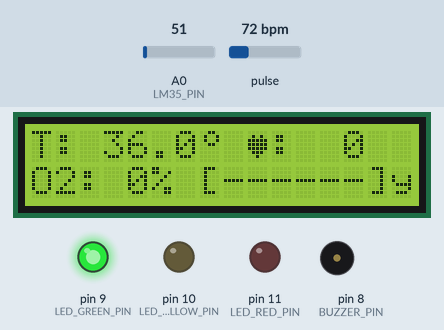
Simulated run of this sketch. Board: Arduino Uno, built with avr-gcc and run on an emulated ATmega328P. Parts: 16×2 character LCD, output pins drawn as LEDs (lit = HIGH), buzzer (waves = sounding). The test bench sets the inputs (shaded band); at power-on: pulse 72 bpm, A0 (LM35_PIN) = 51. What the sketch prints to the serial monitor is not drawn.

Above: at 2.9 s.
3.5 s: pulse set to 130 bpm
At 6.3 s:
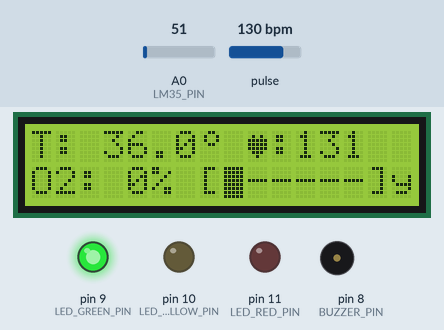
6.5 s: A0 (LM35_PIN) set to 61
At 8.17 s:
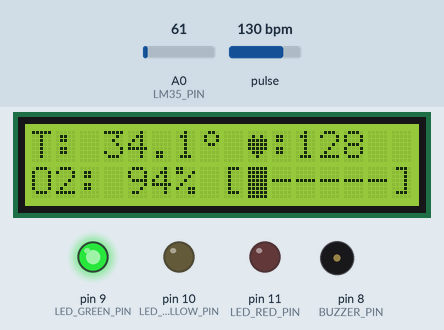
9.5 s: pulse set to 42 bpm
At 11.3 s:
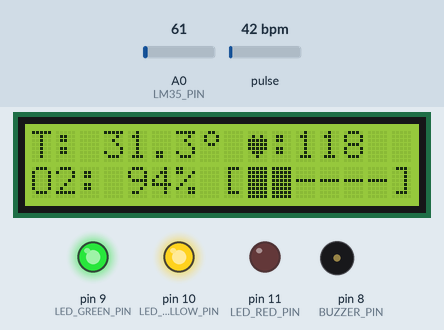
12.5 s: A0 (LM35_PIN) set to 30
At 13.9 s:
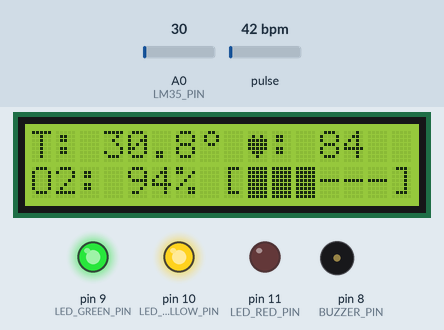
15.5 s: pulse set to 70 bpm
At 17.6 s:
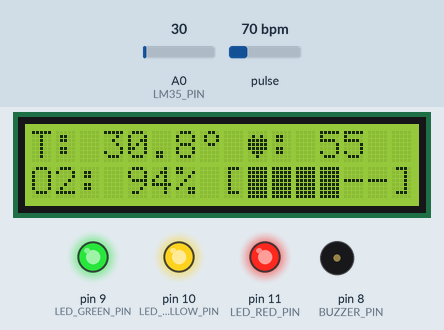
18.5 s: A0 (LM35_PIN) set to 71
At 23.1 s:
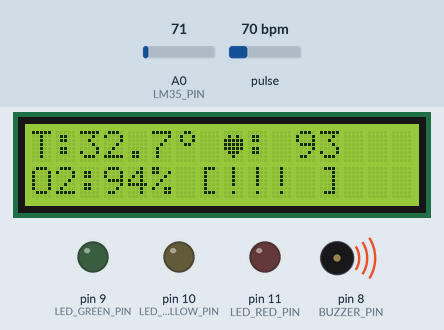
Timing chart, 0 to 24.9 s (numbered marks = the images above; inputs shaded):
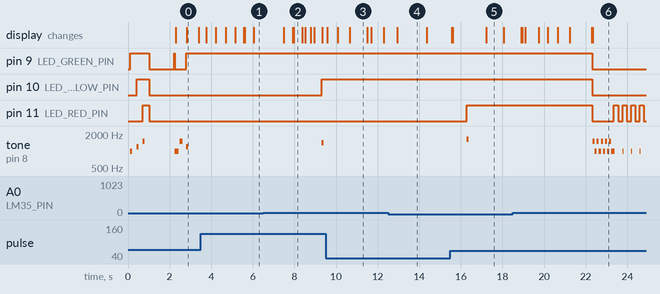

The sketch:

MAX30102_UPDATE.ino
```cpp
/*
 * ============================================
 *    HỆ THỐNG ĐO SỨC KHỎE IoT - NHÓM 5
 *    CÁC THÀNH VIÊN:  ĐỖ HOÀN THÀNH
 *                     NGUYỄN ĐỖ ĐÌNH ANH
                       NGUYỄN HOÀI NAM
 * ============================================
 *
 * CHỨC NĂNG:
 * 1. Cơ bản:
 *    - Đọc nhiệt độ LM35
 *    - Đọc nhịp tim và SpO2 từ MAX30102
 *    - Hiển thị lên LCD 16x2
 *    - Cảnh báo bất thường bằng đèn LED và còi
 *
 * 2. Nâng cao:
 *    - Gửi dữ liệu qua UART để lưu file
 *    - Tự động đo 20 giây khi đặt ngón tay
 *    - Tính trung bình sau khi đo xong
 *    - 3 đèn LED hiển thị tiến trình và kết quả
 *
 * SƠ ĐỒ KẾT NỐI:
 *    LM35:      VCC->5V, OUT->A0, GND->GND
 *    MAX30102:  VIN->3.3V, GND->GND, SDA->A4, SCL->A5
 *    LCD I2C:   VCC->5V, GND->GND, SDA->A4, SCL->A5
 *    Buzzer:    (+)->D8, (-)->GND
 *    LED Xanh:   (+)->D9 qua 220Ω, (-)->GND
 *    LED Vàng:   (+)->D10 qua 220Ω, (-)->GND
 *    LED Đỏ:    (+)->D11 qua 220Ω, (-)->GND
 *
 * BẢN CẢI TIẾN (ĐƠN GIẢN HÓA):
 *    - SpO2: Thuật toán AC/DC + Bộ lọc EMA (Exponential Moving Average)
 *    - Nhiệt độ: Lọc Median + EMA để giảm nhiễu
 */
#include <Wire.h>
#include <LiquidCrystal_I2C.h>
#include "MAX30105.h"

// ==================== CẤU HÌNH CHÂN ====================
#define LM35_PIN A0
#define BUZZER_PIN 8
#define LED_GREEN_PIN 9
#define LED_YELLOW_PIN 10
#define LED_RED_PIN 11

// ==================== NGƯỠNG CẢNH BÁO ====================
#define HR_WARN_LOW 50
#define HR_WARN_HIGH 120
#define SPO2_WARN 90
#define TEMP_WARN_LOW 35.0
#define TEMP_WARN_HIGH 38.5

#define HR_MIN 60
#define HR_MAX 100
#define SPO2_MIN 95
#define TEMP_MIN 36.0
#define TEMP_MAX 37.5

// ==================== CẤU HÌNH ĐO ====================
#define MEASURE_TIME 20000
#define SAMPLE_RATE 1000
#define PHASE_1_TIME 7000
#define PHASE_2_TIME 14000
#define RESULT_DISPLAY_TIME 10000

// ==================== KHỞI TẠO MODULE ====================
LiquidCrystal_I2C lcd(0x27, 16, 2);
MAX30105 sensor;

// ==================== BIẾN TÍNH NHỊP TIM (GIỮ NGUYÊN) ====================
long irPrev = 0, irMin = 999999, irMax = 0, irThreshold = 0;
unsigned long lastBeatTime = 0;
int bpm = 0, avgBPM = 0;
#define BPM_SIZE 5
int bpmArray[BPM_SIZE];
int bpmIndex = 0;

// ==================== BIẾN TÍNH SPO2 (ĐƠN GIẢN HÓA) ====================
int spo2 = 0;
int spo2Filtered = 95;  // Giá trị lọc EMA
long redSum = 0, irSum = 0;
long redAC = 0, irAC = 0;  // Chỉ lưu max-min
long redMax = 0, redMin = 999999;
long irACMax = 0, irACMin = 999999;
int sampleCount = 0;

// ==================== BIẾN NHIỆT ĐỘ (ĐƠN GIẢN HÓA) ====================
float tempFiltered = 36.0;  // Giá trị lọc EMA

// ==================== BIẾN LƯU TRỮ KẾT QUẢ ====================
#define MAX_SAMPLES 25
float tempData[MAX_SAMPLES];
int hrData[MAX_SAMPLES], spo2Data[MAX_SAMPLES];
int dataIndex = 0;

// ==================== BIẾN TRẠNG THÁI ====================
bool measuring = false, showingResult = false;
unsigned long resultStartTime = 0, startTime = 0, lastSample = 0;
int currentPhase = 0, healthStatus = 0;

// ==================== KÝ TỰ LCD ====================
byte heartChar[8] = { 0b00000, 0b01010, 0b11111, 0b11111, 0b11111, 0b01110, 0b00100, 0b00000 };
byte degreeChar[8] = { 0b00110, 0b01001, 0b01001, 0b00110, 0b00000, 0b00000, 0b00000, 0b00000 };
byte progressChar[8] = { 0b11111, 0b11111, 0b11111, 0b11111, 0b11111, 0b11111, 0b11111, 0b11111 };

// ==================== SETUP ====================
void setup() {
  Serial.begin(9600);

  pinMode(BUZZER_PIN, OUTPUT);
  pinMode(LM35_PIN, INPUT);
  pinMode(LED_GREEN_PIN, OUTPUT);
  pinMode(LED_YELLOW_PIN, OUTPUT);
  pinMode(LED_RED_PIN, OUTPUT);

  digitalWrite(BUZZER_PIN, LOW);
  turnOffAllLeds();

  Wire.begin();
  lcd.init();
  lcd.backlight();
  lcd.createChar(0, heartChar);
  lcd.createChar(1, degreeChar);
  lcd.createChar(2, progressChar);

  lcd.clear();
  lcd.print("Health Monitor");
  lcd.setCursor(0, 1);
  lcd.print("Khoi dong.. .");

  testLeds();

  if (!sensor.begin(Wire, I2C_SPEED_FAST)) {
    lcd.clear();
    lcd.print("LOI SENSOR!");
    Serial.println(F("LOI:  Khong tim thay MAX30102! "));
    while (1) {
      blinkAllLeds();
      tone(BUZZER_PIN, 500, 300);
      delay(500);
    }
  }

  sensor.setup();
  sensor.setPulseAmplitudeRed(0x1F);
  sensor.setPulseAmplitudeIR(0x1F);

  Serial.println(F("\n=== HE THONG DO SUC KHOE IoT ===\n"));

  delay(1000);
  showReady();
  tone(BUZZER_PIN, 1000, 100);
}

// ==================== LED FUNCTIONS ====================
void testLeds() {
  digitalWrite(LED_GREEN_PIN, HIGH);
  tone(BUZZER_PIN, 1000, 100);
  delay(300);
  digitalWrite(LED_YELLOW_PIN, HIGH);
  tone(BUZZER_PIN, 1200, 100);
  delay(300);
  digitalWrite(LED_RED_PIN, HIGH);
  tone(BUZZER_PIN, 1500, 100);
  delay(300);
  turnOffAllLeds();
  delay(200);
}

void blinkAllLeds() {
  static bool s = false;
  s = !s;
  digitalWrite(LED_GREEN_PIN, s);
  digitalWrite(LED_YELLOW_PIN, s);
  digitalWrite(LED_RED_PIN, s);
}

void turnOffAllLeds() {
  digitalWrite(LED_GREEN_PIN, LOW);
  digitalWrite(LED_YELLOW_PIN, LOW);
  digitalWrite(LED_RED_PIN, LOW);
}

void updateProgressLeds(unsigned long elapsed) {
  int newPhase = (elapsed < PHASE_1_TIME) ? 1 : (elapsed < PHASE_2_TIME) ? 2
                                                                         : 3;

  digitalWrite(LED_GREEN_PIN, HIGH);
  digitalWrite(LED_YELLOW_PIN, newPhase >= 2);
  digitalWrite(LED_RED_PIN, newPhase >= 3);

  if (newPhase != currentPhase) {
    currentPhase = newPhase;
    tone(BUZZER_PIN, 1000 + currentPhase * 200, 100);
    Serial.print(F(">> Giai doan "));
    Serial.print(currentPhase);
    Serial.println(F("/3"));
  }
}

void blinkLed(int pin, int interval) {
  static unsigned long lastBlink = 0;
  static bool state = false;
  if (millis() - lastBlink > interval) {
    state = !state;
    digitalWrite(pin, state);
    if (pin == LED_RED_PIN && state) tone(BUZZER_PIN, 1000, 50);
    lastBlink = millis();
  }
}

// ==================== HEALTH STATUS ====================
int calculateHealthStatus(float temp, int hr, int sp) {
  // Kiểm tra mức ĐỎ
  if ((temp > 0 && (temp < TEMP_WARN_LOW || temp > TEMP_WARN_HIGH)) || (hr > 0 && (hr < HR_WARN_LOW || hr > HR_WARN_HIGH)) || (sp > 0 && sp < SPO2_WARN)) {
    return 2;
  }
  // Kiểm tra mức VÀNG
  if ((temp > 0 && (temp < TEMP_MIN || temp > TEMP_MAX)) || (hr > 0 && (hr < HR_MIN || hr > HR_MAX)) || (sp > 0 && sp < SPO2_MIN)) {
    return 1;
  }
  return 0;
}

// ==================== MAIN LOOP ====================
void loop() {
  if (showingResult) {
    if (healthStatus == 2) blinkLed(LED_RED_PIN, 200);
    else if (healthStatus == 1) blinkLed(LED_YELLOW_PIN, 400);

    if (millis() - resultStartTime > RESULT_DISPLAY_TIME) {
      showingResult = false;
      healthStatus = 0;
      showReady();
    }
    delay(10);
    return;
  }

  long irValue = sensor.getIR();
  bool fingerDetected = (irValue > 50000);

  if (fingerDetected && !measuring) startMeasurement();

  // Hủy đo nếu mất tín hiệu > 2 giây
  static unsigned long lostTime = 0;
  if (!fingerDetected && measuring) {
    if (lostTime == 0) lostTime = millis();
    else if (millis() - lostTime > 2000) {
      lostTime = 0;
      cancelMeasurement();
      return;
    }
  } else lostTime = 0;

  if (measuring) {
    unsigned long elapsed = millis() - startTime;

    if (elapsed < MEASURE_TIME) {
      long redValue = sensor.getRed();
      calculateHeartRate(irValue);
      calculateSpO2(irValue, redValue);

      if (millis() - lastSample >= SAMPLE_RATE) {
        collectSample();
        lastSample = millis();
      }

      updateProgressLeds(elapsed);
      updateDisplay(elapsed);
    } else {
      finishMeasurement();
    }
  }

  delay(10);
}

// ==================== MEASUREMENT FUNCTIONS ====================
void startMeasurement() {
  measuring = true;
  showingResult = false;
  startTime = millis();
  lastSample = millis();
  dataIndex = 0;
  currentPhase = 0;

  resetAllData();
  turnOffAllLeds();

  lcd.clear();
  lcd.print("Bat dau do...");
  lcd.setCursor(0, 1);
  lcd.print("Giu yen ngon tay");

  Serial.println(F("\n>>> BAT DAU DO <<<"));
  Serial.println(F("Time,Temp,HR,SpO2"));

  tone(BUZZER_PIN, 1000, 150);
  delay(200);
  tone(BUZZER_PIN, 1500, 150);
  delay(300);
}

void collectSample() {
  if (dataIndex >= MAX_SAMPLES) return;

  float temp = readTemperature();
  tempData[dataIndex] = temp;
  hrData[dataIndex] = avgBPM;
  spo2Data[dataIndex] = spo2;
  dataIndex++;

  Serial.print(millis() - startTime);
  Serial.print(",");
  Serial.print(temp, 1);
  Serial.print(",");
  Serial.print(avgBPM);
  Serial.print(",");
  Serial.println(spo2);
}

// ==================== ĐỌC NHIỆT ĐỘ (ĐƠN GIẢN - EMA FILTER) ====================
float readTemperature() {
  // Đọc và lọc median đơn giản (5 mẫu)
  int readings[5];
  for (int i = 0; i < 5; i++) {
    readings[i] = analogRead(LM35_PIN);
    delay(1);
  }

  // Bubble sort đơn giản
  for (int i = 0; i < 4; i++) {
    for (int j = i + 1; j < 5; j++) {
      if (readings[i] > readings[j]) {
        int t = readings[i];
        readings[i] = readings[j];
        readings[j] = t;
      }
    }
  }

  // Lấy giá trị giữa (median)
  float tempC = (readings[2] * 500.0) / 1024.0;

  // Kiểm tra hợp lệ (25-45°C)
  if (tempC < 25.0 || tempC > 45.0) {
    return tempFiltered;  // Giữ giá trị cũ
  }

  // Lọc EMA (Exponential Moving Average) - RẤT ĐƠN GIẢN
  tempFiltered = 0.7 * tempFiltered + 0.3 * tempC;

  return tempFiltered;
}

// ==================== TÍNH NHỊP TIM (GIỮ NGUYÊN 100%) ====================
void calculateHeartRate(long irValue) {
  if (irValue < irMin) irMin = irValue;
  if (irValue > irMax) irMax = irValue;

  irThreshold = (irMin + irMax) / 2;

  if (irValue > irThreshold && irPrev <= irThreshold) {
    unsigned long now = millis();

    if (lastBeatTime > 0) {
      unsigned long interval = now - lastBeatTime;

      if (interval > 300 && interval < 1500) {
        bpm = 60000 / interval;

        if (bpm >= 40 && bpm <= 200) {
          bpmArray[bpmIndex] = bpm;
          bpmIndex = (bpmIndex + 1) % BPM_SIZE;

          int sum = 0, count = 0;
          for (int i = 0; i < BPM_SIZE; i++) {
            if (bpmArray[i] > 0) {
              sum += bpmArray[i];
              count++;
            }
          }
          if (count > 0) avgBPM = sum / count;
        }
      }
    }
    lastBeatTime = now;
  }

  irPrev = irValue;

  static unsigned long lastReset = 0;
  if (millis() - lastReset > 3000) {
    irMin = irValue - 1000;
    irMax = irValue + 1000;
    lastReset = millis();
  }
}

// ==================== TÍNH SPO2 (ĐƠN GIẢN HÓA) ====================
void calculateSpO2(long irValue, long redValue) {
  // Tích lũy DC
  redSum += redValue;
  irSum += irValue;

  // Tìm AC (min/max)
  if (redValue > redMax) redMax = redValue;
  if (redValue < redMin) redMin = redValue;
  if (irValue > irACMax) irACMax = irValue;
  if (irValue < irACMin) irACMin = irValue;

  sampleCount++;

  // Tính mỗi 100 mẫu
  if (sampleCount >= 100) {
    long redDC = redSum / sampleCount;
    long irDC = irSum / sampleCount;
    long redACVal = redMax - redMin;
    long irACVal = irACMax - irACMin;

    // Kiểm tra tín hiệu hợp lệ
    if (irDC > 50000 && redDC > 10000 && irACVal > 100 && redACVal > 100) {
      // Tính R = (redAC/redDC) / (irAC/irDC)
      float R = ((float)redACVal / redDC) / ((float)irACVal / irDC);

      // Công thức đơn giản đã calibrate
      int rawSpO2;
      if (R < 0.4) rawSpO2 = 99;
      else if (R > 1.0) rawSpO2 = 80;
      else rawSpO2 = (int)(104.0 - 17.0 * R);

      // Lọc EMA - CHỈ 1 DÒNG!
      spo2Filtered = (spo2Filtered * 7 + rawSpO2 * 3) / 10;
      spo2 = constrain(spo2Filtered, 70, 100);
    }

    // Reset
    redSum = 0;
    irSum = 0;
    sampleCount = 0;
    redMax = 0;
    redMin = 999999;
    irACMax = 0;
    irACMin = 999999;
  }
}

// ==================== DISPLAY ====================
void updateDisplay(unsigned long elapsed) {
  float currentTemp = (dataIndex > 0) ? tempData[dataIndex - 1] : tempFiltered;

  lcd.setCursor(0, 0);
  lcd.print("T: ");
  lcd.print(currentTemp, 1);
  lcd.write(1);
  lcd.print(" ");
  lcd.write(byte(0));
  lcd.print(":");
  if (avgBPM < 100) lcd.print(" ");
  if (avgBPM < 10) lcd.print(" ");
  lcd.print(avgBPM);

  lcd.setCursor(0, 1);
  lcd.print("O2:");
  if (spo2 < 100) lcd.print(" ");
  lcd.print(spo2);
  lcd.print("% ");

  int progress = map(elapsed, 0, MEASURE_TIME, 0, 6);
  lcd.print("[");
  for (int i = 0; i < 6; i++) lcd.print(i < progress ? (char)0xFF : '-');
  lcd.print("]");
}

// ==================== FINISH/CANCEL ====================
void finishMeasurement() {
  measuring = false;

  float avgTemp = calcAvg(tempData, dataIndex);
  int avgHR = calcAvgInt(hrData, dataIndex);
  int avgSpO2 = calcAvgInt(spo2Data, dataIndex);

  healthStatus = calculateHealthStatus(avgTemp, avgHR, avgSpO2);
  showingResult = true;
  resultStartTime = millis();

  turnOffAllLeds();
  if (healthStatus == 0) digitalWrite(LED_GREEN_PIN, HIGH);

  lcd.clear();
  lcd.print("T:");
  lcd.print(avgTemp, 1);
  lcd.write(1);
  lcd.print(" ");
  lcd.write(byte(0));
  lcd.print(": ");
  lcd.print(avgHR);
  lcd.setCursor(0, 1);
  lcd.print("O2:");
  lcd.print(avgSpO2);
  lcd.print("% ");
  lcd.print(healthStatus == 0 ? "[OK]" : healthStatus == 1 ? "[WARN]"
                                                           : "[!!! ]");

  Serial.println(F("\n=== KET QUA ==="));
  Serial.print(F("Temp:  "));
  Serial.print(avgTemp, 1);
  Serial.println(F("C"));
  Serial.print(F("HR: "));
  Serial.print(avgHR);
  Serial.println(F(" BPM"));
  Serial.print(F("SpO2: "));
  Serial.print(avgSpO2);
  Serial.println(F("%"));

  // Beep theo kết quả
  if (healthStatus == 0) {
    tone(BUZZER_PIN, 1500, 150);
    delay(200);
    tone(BUZZER_PIN, 2000, 300);
  } else if (healthStatus == 1) {
    for (int i = 0; i < 3; i++) {
      tone(BUZZER_PIN, 1000, 200);
      delay(300);
    }
  } else {
    for (int i = 0; i < 5; i++) {
      tone(BUZZER_PIN, 1500, 100);
      delay(100);
      tone(BUZZER_PIN, 1000, 100);
      delay(100);
    }
  }
}

void cancelMeasurement() {
  measuring = false;
  showingResult = false;
  turnOffAllLeds();

  lcd.clear();
  lcd.print("DA HUY DO!");
  lcd.setCursor(0, 1);
  lcd.print("Giu yen ngon tay");

  Serial.println(F("\n! !! DA HUY !!!"));
  tone(BUZZER_PIN, 500, 500);
  delay(2000);
  showReady();
}

void showReady() {
  turnOffAllLeds();
  digitalWrite(LED_GREEN_PIN, HIGH);
  lcd.clear();
  lcd.print("  SAN SANG DO");
  lcd.setCursor(0, 1);
  lcd.print("Dat ngon tay.. .");
  Serial.println(F("San sang... "));
}

// ==================== HELPER FUNCTIONS ====================
float calcAvg(float arr[], int count) {
  if (count == 0) return 0;
  float sum = 0;
  int valid = 0;
  for (int i = 0; i < count; i++)
    if (arr[i] > 0) {
      sum += arr[i];
      valid++;
    }
  return valid > 0 ? sum / valid : 0;
}

int calcAvgInt(int arr[], int count) {
  if (count == 0) return 0;
  long sum = 0;
  int valid = 0;
  for (int i = 0; i < count; i++)
    if (arr[i] > 0) {
      sum += arr[i];
      valid++;
    }
  return valid > 0 ? sum / valid : 0;
}

void resetAllData() {
  irMin = 999999;
  irMax = 0;
  irPrev = 0;
  lastBeatTime = 0;
  bpm = 0;
  avgBPM = 0;
  bpmIndex = 0;
  for (int i = 0; i < BPM_SIZE; i++) bpmArray[i] = 0;

  redSum = 0;
  irSum = 0;
  sampleCount = 0;
  spo2 = 0;
  redMax = 0;
  redMin = 999999;
  irACMax = 0;
  irACMin = 999999;

  for (int i = 0; i < MAX_SAMPLES; i++) {
    tempData[i] = 0;
    hrData[i] = 0;
    spo2Data[i] = 0;
  }
  dataIndex = 0;
}
```

Measured:
- by itself, tone on pin 8 (BUZZER_PIN): plays 1500 Hz for 0.10 s, 1000 Hz for 0.10 s, 1500 Hz for 0.10 s, 1000 Hz for 0.10 s, 1500 Hz for 0.10 s, 1000 Hz for 0.10 s … (14 notes in this stretch)
- what the display in image 0 shows lasts 0.6 s, from 2.8 s to 3.4 s
- what the display in image 2 shows lasts 0.4 s, from 8.0 s to 8.4 s
- what the display in image 3 shows lasts 0.8 s, from 10.7 s to 11.5 s
- what the display in image 4 shows lasts 1.5 s, from 12.9 s to 14.4 s
